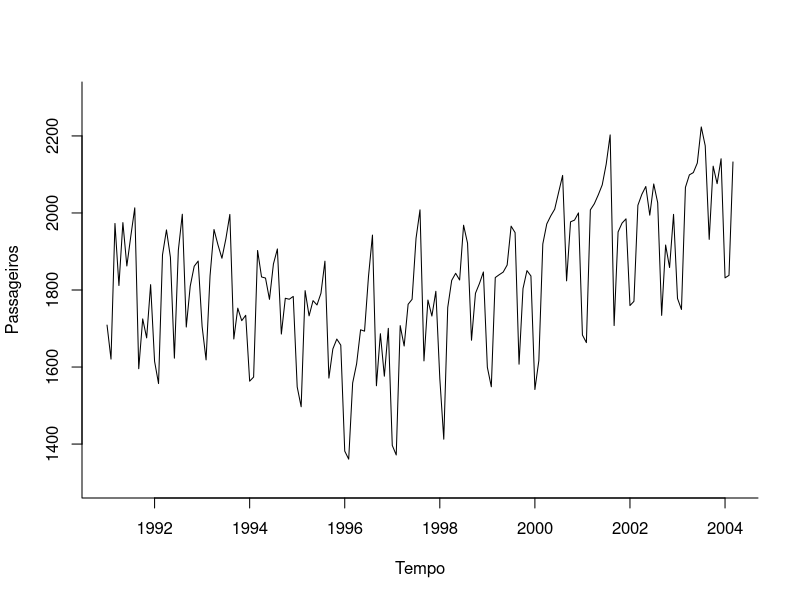
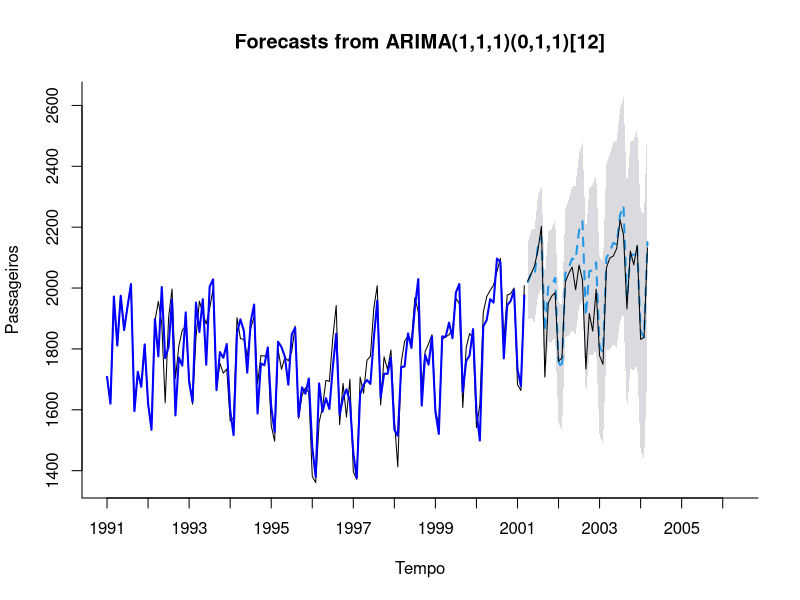
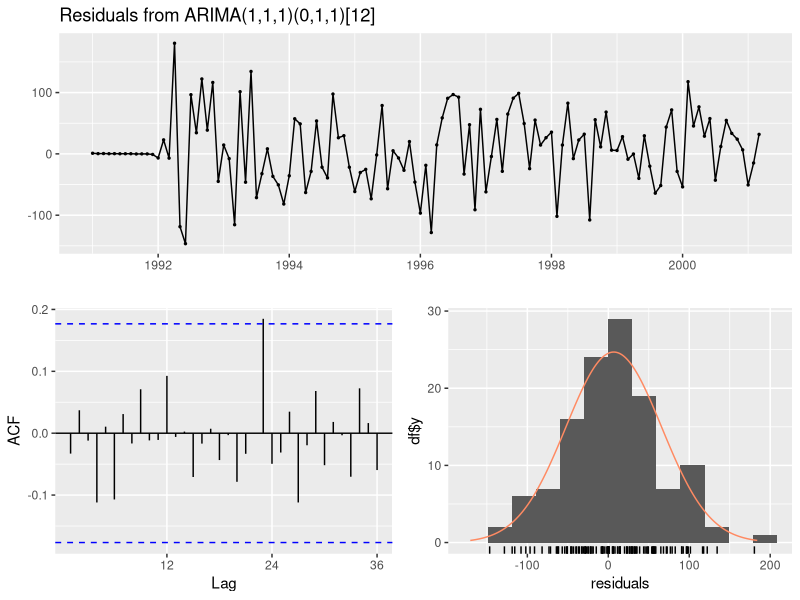
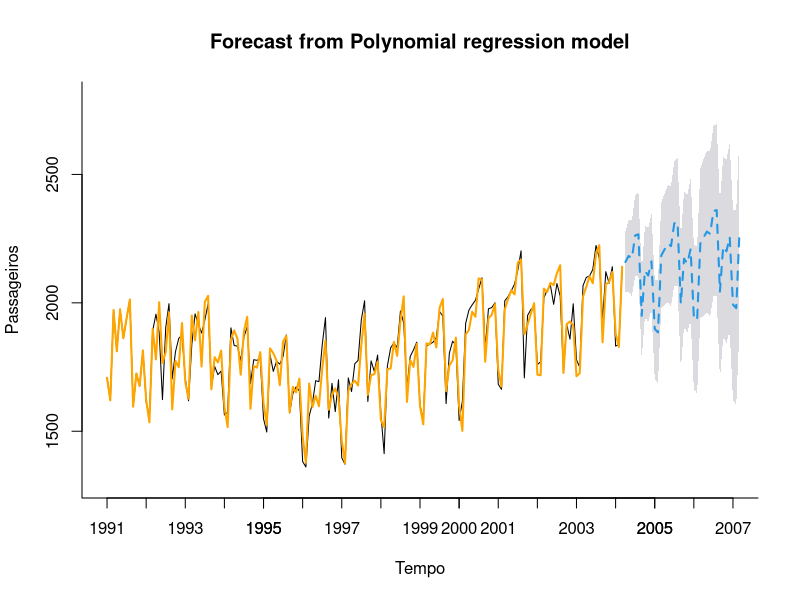

Generate these figures, in order, with R:
#limpa variaveis da memoria
rm(list = ls())

library(zoo)
library(forecast)
library(urca)

#carrega o arquivo com a seria temporal de passageiros bruta
dados_passageiros <- read.csv("Amtrak_data.csv")

#coverte a serie de passageiros bruta no formato de serie temporal
passageiros_ts <- ts(dados_passageiros$Ridership, start=c(1991,1), end=c(2004,3), frequency = 12)

#plota o grafico da serie temporal
plot(passageiros_ts, xlab="Tempo", ylab="Passageiros", ylim=c(1300, 2300), bty="l")

#separa as amostras em treinamento e teste

#define o tamanho da amostra de teste
tam_amostra_teste <- 36

#define o tamanho da amostra de treinamento
tam_amostra_treinamento <- length(passageiros_ts) - tam_amostra_teste

#cria a serie temporal de treinamento
treinamento_ts <- window(passageiros_ts, start=c(1991, 1), end=c(1991,tam_amostra_treinamento))

#cria a serie temporal de teste
validacao_ts <- window(passageiros_ts, start=c(1991, tam_amostra_treinamento + 1), end=c(1991,tam_amostra_treinamento+tam_amostra_teste))


#Modelo Arima
Modelo_ARIMA <- auto.arima(treinamento_ts, stepwise=FALSE, approximation = FALSE)


#resumo modelo
summary(Modelo_ARIMA)

#projeta os proximos 12 meses
modelo_ARIMA_proj <- forecast(Modelo_ARIMA, h=tam_amostra_teste, level=0.95)

#plota o grafica da projecao
plot(modelo_ARIMA_proj, ylab="Passageiros", xlab="Tempo", bty="l", xaxt="n", xlim=c(1991,2006.25), flty=2)

axis(1, at=seq(1991, 2006, 1), labels=format(seq(1991, 2006, 1)))

lines(Modelo_ARIMA$fitted, lwd=2, col="blue")

lines(validacao_ts)

#verifica precisao
accuracy(modelo_ARIMA_proj, validacao_ts)

checkresiduals(modelo_ARIMA_proj)


#Preparar projecao

#primeiramente reestimamos o modelo com todos os dados de treinamento e validacao
Modelo_ARIMA_final <- auto.arima(passageiros_ts, stepwise=FALSE, approximation = FALSE)

#sumario do modelo
summary(Modelo_ARIMA_final)

#projeta os próximos 36 meses do futuro
Modelo_ARIMA_final_proj <- forecast(Modelo_ARIMA_final, h=36, level=0.95)

#plota o grafico da serie temporal de treinamento e teste
plot(Modelo_ARIMA_final_proj, xlab="Tempo", ylab="Passageiros", ylim=c(1300, 2800), xlim=c(1991, 2007), bty="l", flty=2, main="Forecast from Polynomial regression model")
axis(1, at=seq(1991, 2007, 1), labels=format(seq(1991, 2007,1)))
lines(Modelo_ARIMA_final_proj$fitted, lwd=2, col="orange")

